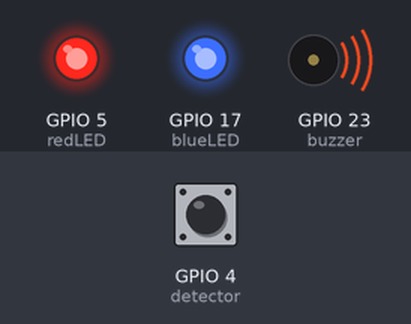
Bench run of a program on a simulated ESP32 board running MicroPython. Parts: output pins drawn as LEDs (lit = HIGH), buzzer (waves = sounding, pin HIGH). The test bench sets the inputs (shaded band); at power-on: GPIO 4 (detector) HIGH. What the program prints to the serial console is not drawn.

Above: at 2.7 s.
2.8 s: GPIO 4 (detector) pulled LOW for 1.2 s
At 3.9 s:
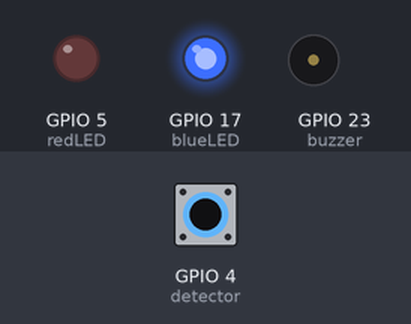
6.3 s: GPIO 4 (detector) pulled LOW for 3.2 s
At 10.4 s:
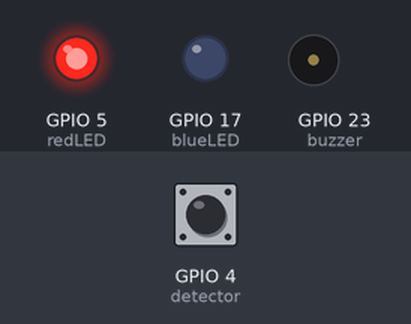
Timing chart, 0 to 17.0 s (numbered marks = the images above; inputs shaded):
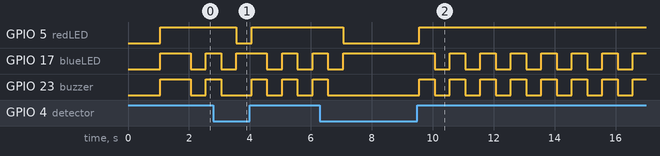

Measured:
- after the input at 2.8 s, GPIO 5 (redLED): HIGH → LOW after 0.76 s, → HIGH 0.50 s later
- after the input at 6.3 s, GPIO 5 (redLED): HIGH → LOW after 0.76 s, → HIGH 2.5 s later
- by itself, GPIO 23 (buzzer): repeats every 1.0 s: HIGH 0.50 s, LOW 0.50 s

The program:

main.py
```python
import time
from machine import Pin, ADC

debug = False
detector = Pin(4, Pin.IN, Pin.PULL_UP)
blueLED = Pin(17, Pin.OUT)
redLED = Pin(5, Pin.OUT)

blueLED.value(0)
redLED.value(0)


def beeper(times, duration, delay):
    i = 0
    buzzer=Pin(23,Pin.OUT)
    while i<times:
        # Turn everything on
        buzzer.value(1)
        blueLED.value(1)
        redLED.value(1)
        # Sleep for a few ms
        time.sleep_ms(duration)
        # Turn everything off
        buzzer.value(0)
        blueLED.value(0)
        redLED.value(0)
        # Sleep for a few ms
        time.sleep_ms(delay)
        i = i+1

print("Starting up...")
beeper(10, 5, 100) # 2 times, 20 ms per pulse, 100ms between pulses
print("Ready.")
beeper(1, 500, 1) # We're ready

while True:
    if(detector.value() == 1):
        if(not debug):
            beeper(1, 500, 1)
        redLED.value(1)
        blueLED.value(0)
    else:
        redLED.value(0)
        blueLED.value(1)

    time.sleep_ms(500)
```
